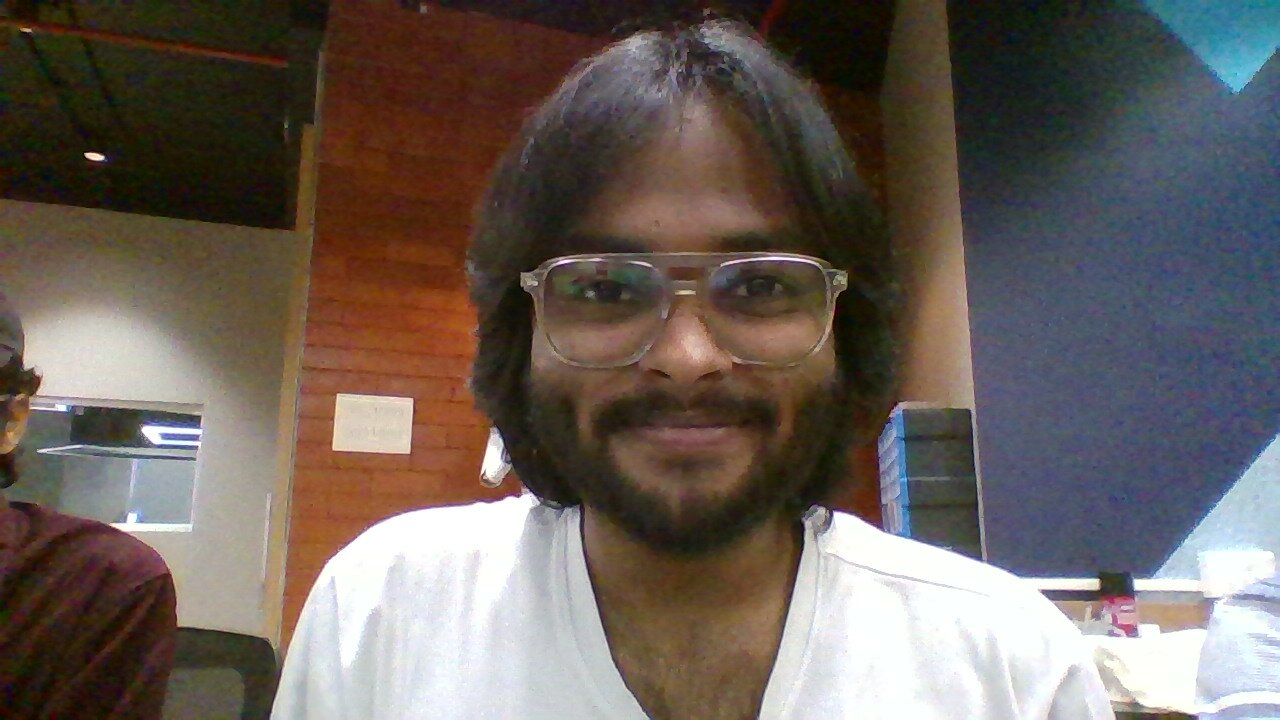
#> input picture face.jpg, 1280 x 720 px, given in place of the camera
$ python face-blur.py
#> lines starting #> are read from the running program, lines starting #| are printed output that depends on the picture; after the words box and inside, x2 and y2 are one past the last pixel; in counts of white or black regions, pixels touching at a corner belong together
import cv2

# to detect the face of the human
cascade = cv2.CascadeClassifier("haarcascade_frontalface_default.xml")

# VideoCapture is a function, to capture
# video from the camera attached to system
# You can pass either 0 or 1
# 0 for laptop webcam
# 1 for external webcam
video_capture = cv2.VideoCapture(0)

# a while loop to run infinite times,
# to capture infinite number of frames for video
# because a video is a combination of frames
while True:

    # capture the latest frame from the video
    check, frame = video_capture.read()
#> frame is the input picture: shape (720, 1280, 3); mean B, G, R 91, 97.2, 107.3

    # convert the frame into grayscale(shades of black & white)
    gray_image = cv2.cvtColor(frame, cv2.COLOR_BGR2GRAY)
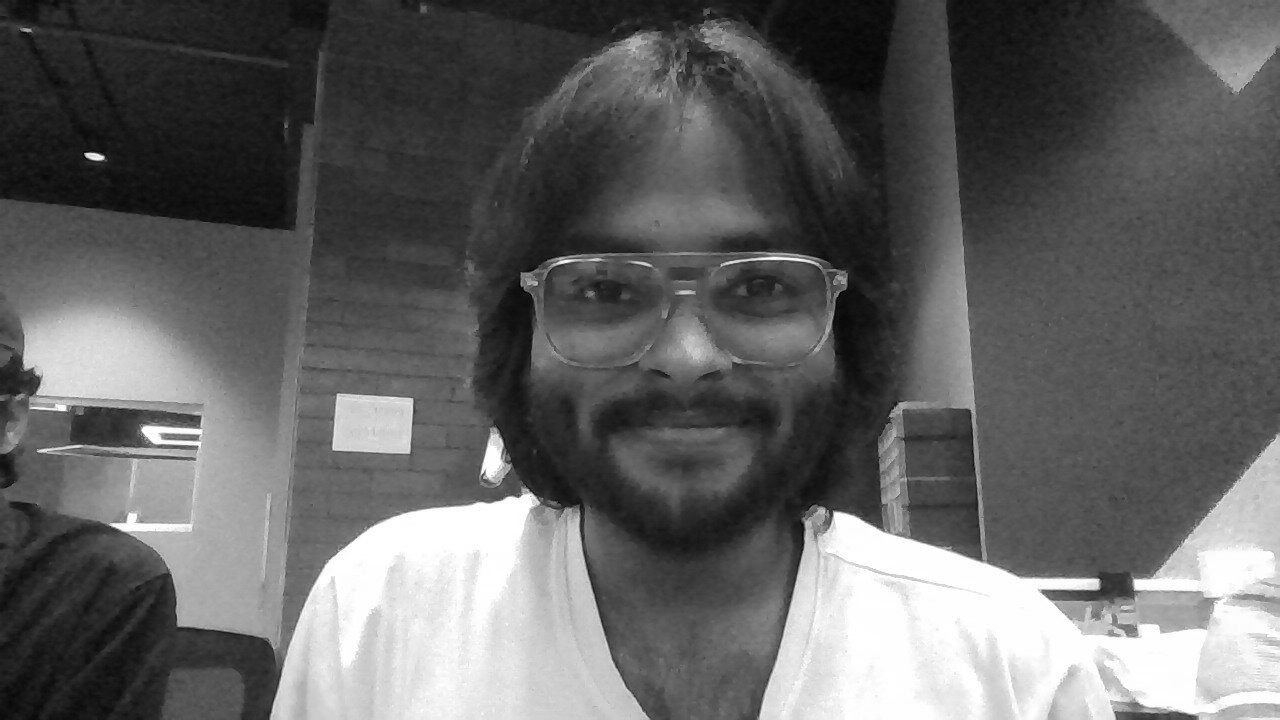
#> gray_image: shape (720, 1280); min 1, max 255, mean 99.6

    # detect multiple faces in a captured frame
    # scaleFactor: Parameter specify how much the
    # image sizeis reduced at each image scale.
    # minNeighbors: Parameter specify how many
    # neighbours each rectangle should have to retain it.
    # rectangle consists the detect object.
    # Here the object is the face.
    face = cascade.detectMultiScale(
        gray_image, scaleFactor=2.0, minNeighbors=4)
#> face = [[494, 140, 384, 384]]

    for x, y, w, h in face:
        # draw a border around the detected face.
        # (here border color = green, and thickness = 3)
        image = cv2.rectangle(frame, (x, y), (x + w, y + h),
                              (0, 255, 0), 3)

        # blur the face which is in the rectangle
        image[y:y + h, x:x + w] = cv2.medianBlur(image[y:y + h, x:x + w],
                                                 35)
#> this loop made 1 pass
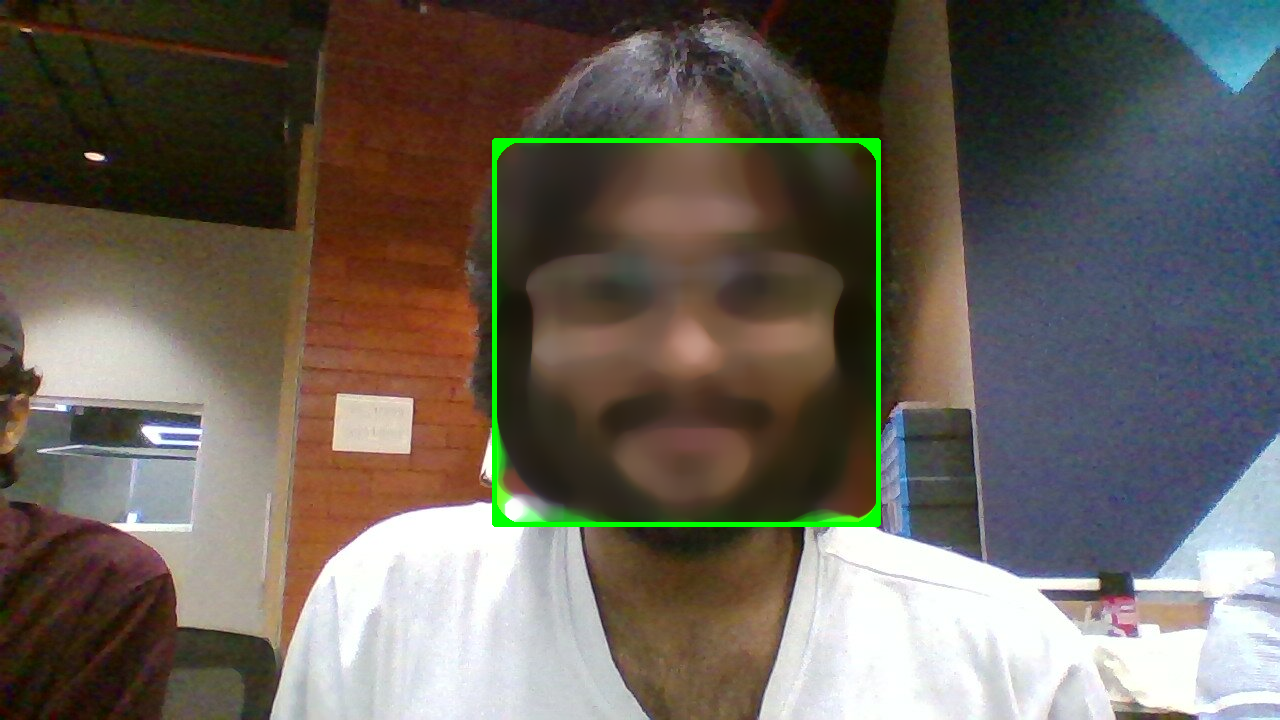
#> frame: shape (720, 1280, 3); 16.41% of pixels changed, all inside (x1, y1, x2, y2) = (492, 138, 881, 527)

    # show the blurred face in the video
    cv2.imshow('face blurred', frame)
    key = cv2.waitKey(1)
#> (key q is pressed here)

    # This statement just runs once per frame.
    # Basically, if we get a key, and that key is a q,
    if key == ord('q'):
        break

# we will exit the while loop with a break,
# which then runs:
video_capture.release()
cv2.destroyAllWindows()

$ run again, on snapshot_1740505324.png
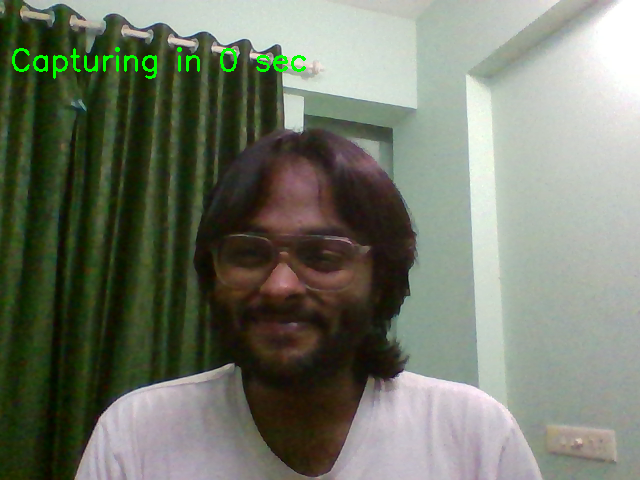
#> input picture snapshot_1740505324.png, 640 x 480 px, given in place of the camera
#> frame is the input picture: shape (480, 640, 3); mean B, G, R 105.5, 120.6, 114.8
#> `gray_image = cv2.cvtColor(frame, cv2.COLOR_BGR2GRAY)`:
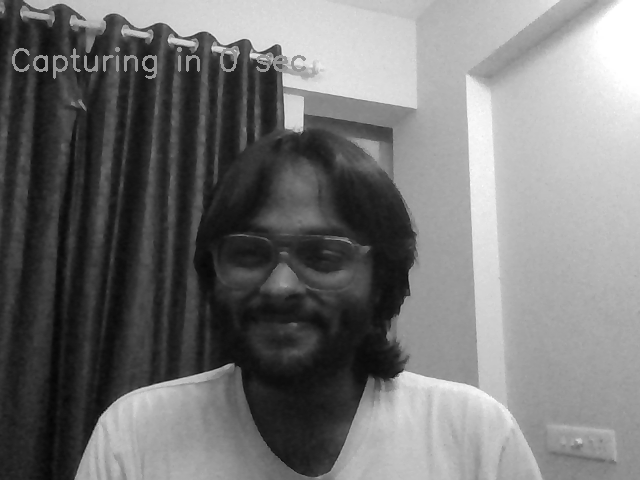
#> gray_image: shape (480, 640); min 4, max 255, mean 117.1
#> face = [[185, 181, 192, 192]]
#> the loop `for x, y, w, h in face:` made 1 pass
#> after the loop `for x, y, w, h in face:`:
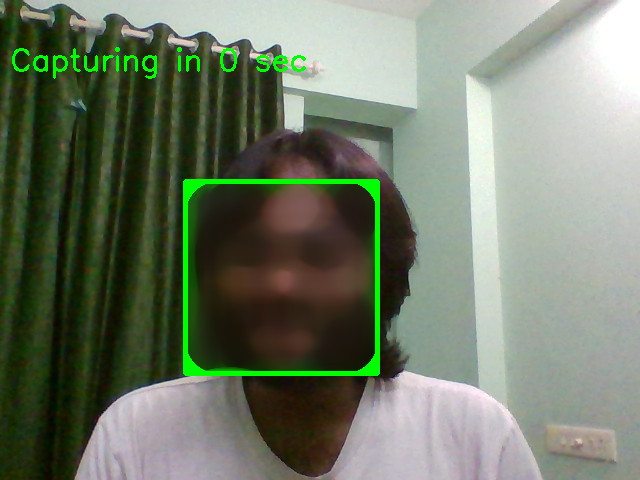
#> frame: shape (480, 640, 3); 12.63% of pixels changed, all inside (x1, y1, x2, y2) = (183, 179, 380, 376)
